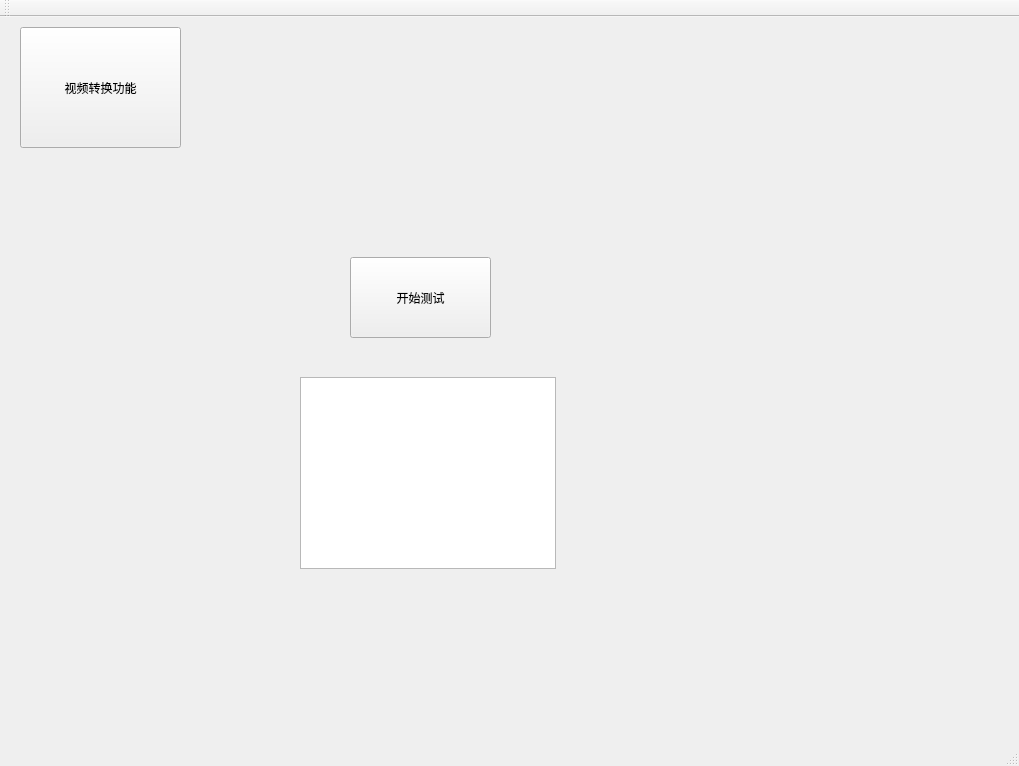
<?xml version="1.0" encoding="UTF-8"?>
<ui version="4.0">
 <class>MainWindow</class>
 <widget class="QMainWindow" name="MainWindow">
  <property name="geometry">
   <rect>
    <x>0</x>
    <y>0</y>
    <width>1019</width>
    <height>766</height>
   </rect>
  </property>
  <property name="windowTitle">
   <string>MainWindow</string>
  </property>
  <widget class="QWidget" name="centralWidget">
   <widget class="QPushButton" name="StartButton">
    <property name="geometry">
     <rect>
      <x>350</x>
      <y>240</y>
      <width>141</width>
      <height>81</height>
     </rect>
    </property>
    <property name="text">
     <string>开始测试</string>
    </property>
   </widget>
   <widget class="QTextBrowser" name="ResultText">
    <property name="geometry">
     <rect>
      <x>300</x>
      <y>360</y>
      <width>256</width>
      <height>192</height>
     </rect>
    </property>
   </widget>
   <widget class="QPushButton" name="pushButton">
    <property name="geometry">
     <rect>
      <x>20</x>
      <y>10</y>
      <width>161</width>
      <height>121</height>
     </rect>
    </property>
    <property name="text">
     <string>视频转换功能</string>
    </property>
   </widget>
  </widget>
  <widget class="QMenuBar" name="menuBar">
   <property name="geometry">
    <rect>
     <x>0</x>
     <y>0</y>
     <width>1019</width>
     <height>23</height>
    </rect>
   </property>
  </widget>
  <widget class="QToolBar" name="mainToolBar">
   <attribute name="toolBarArea">
    <enum>TopToolBarArea</enum>
   </attribute>
   <attribute name="toolBarBreak">
    <bool>false</bool>
   </attribute>
  </widget>
  <widget class="QStatusBar" name="statusBar"/>
 </widget>
 <layoutdefault spacing="6" margin="11"/>
 <resources/>
 <connections/>
</ui>
